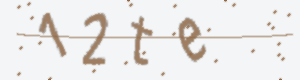
#> input picture other/verification_code/img/12te.png, 300 x 80 px, found by its file name; its folder holds 2 pictures in this run
$ python create_captcha.py
#> lines starting #> are read from the running program, lines starting #| are printed output that depends on the picture
#encoding=utf-8
from PIL import Image
import cv2 as cv
from captcha.image import ImageCaptcha
import matplotlib.pyplot as plt

"""
脚本说明：生成二维码
"""

"""
函数说明：生成二维码
"""
def create(str = '', save_path = ''):

    image = ImageCaptcha(width=300, height=80, font_sizes=[52])
    # 生成numpy格式，不保存为本地图片
    # data = image.generate('123abc')
    if save_path == '':
        save_path = "./img/%s.png"%(str)
    # 保存为本地图片
    image.write(str, save_path)
    # [5 lines of commented-out code are left out]


if __name__ == '__main__':

    # create('12te')

    file_path = '/www/ML/other/verification_code/img/12te.png'

    image = cv.imread(file_path)
#> image is the input picture: shape (80, 300, 3); mean B, G, R 233.1, 233.7, 234.7
    cv.namedWindow("input", cv.WINDOW_NORMAL)
    cv.imshow("input", image)

    # 高斯模糊
    image = cv.GaussianBlur(image, (1, 15), 0)
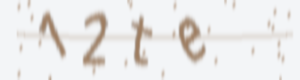
#> image: shape (80, 300, 3); mean B, G, R 233.1, 233.7, 234.7
    cv.namedWindow('gaus_blur_image', cv.WINDOW_NORMAL)
    cv.imshow('gaus_blur_image', image)

    image = cv.pyrMeanShiftFiltering(image, 10, 50)
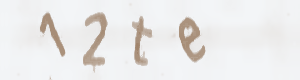
#> image: shape (80, 300, 3); mean B, G, R 234.3, 234.7, 235.4
    cv.namedWindow("filter", cv.WINDOW_NORMAL)
    cv.imshow("filter", image)

    cv.waitKey(0)
    cv.destroyAllWindows()
